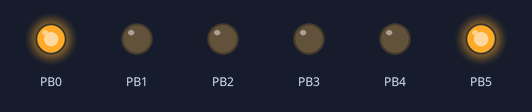
Bench run of a program on a simulated ATmega328P, built with avr-gcc and emulated at 16 MHz. Shown: output pins drawn as LEDs (lit = HIGH).

Above: at 1.0 s.
At 2.5 s:
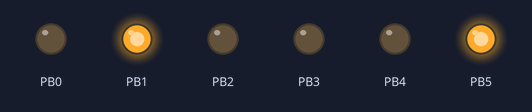
At 4.5 s:
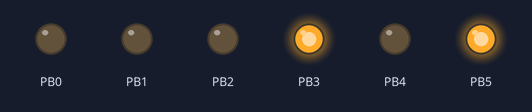
At 9.0 s:
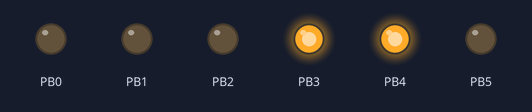
At 12.5 s:
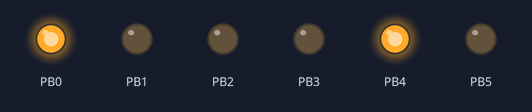
At 19.5 s:
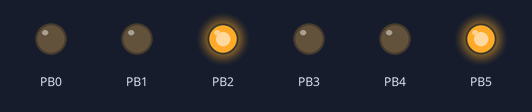
Timing chart, 0 to 20.8 s (numbered marks = the images above):
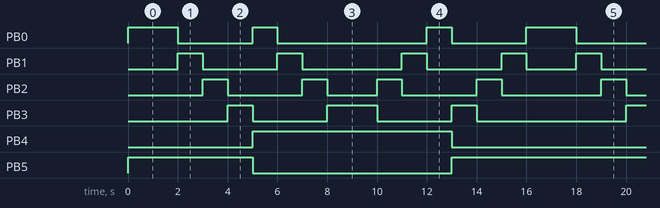

Measured:
- by itself, PB0: repeats every 16.0 s: LOW 3.0 s, HIGH 1.0 s, LOW 6.0 s, HIGH 1.0 s, LOW 3.0 s, HIGH 2.0 s
- by itself, PB1: repeats every 16.0 s: LOW 3.0 s, HIGH 1.0 s, LOW 4.0 s, HIGH 1.0 s, LOW 3.0 s, HIGH 1.0 s, LOW 2.0 s, HIGH 1.0 s
- by itself, PB2: repeats every 16.0 s: LOW 3.0 s, HIGH 1.0 s, LOW 2.0 s, HIGH 1.0 s, LOW 3.0 s, HIGH 1.0 s, LOW 4.0 s, HIGH 1.0 s
- by itself, PB3: repeats every 16.0 s: LOW 3.0 s, HIGH 2.0 s, LOW 3.0 s, HIGH 1.0 s, LOW 6.0 s, HIGH 1.0 s
- by itself, PB4: alternates HIGH for 8.0 s and LOW for 8.0 s
- by itself, PB5: repeats every 16.0 s: LOW 8.0 s, HIGH 8.0 s

The program:

main.c
```c
/*
 * Lauf_Led.c
 *
 * Created: 12/05/2021 23:26:31
 * Author : sjno
 */

#define F_CPU 16000000UL
#include <avr/io.h>

#include "port_operations.h"
#include "timer.h"

volatile int lookup_index = 0;

const uint8_t lookup_table[] = {
	(1 << PORTB5) | (1 << PORTB0), // [ 0 | 0 | 1 | 0 | 0 | 0 | 0 | 1 ]
	(1 << PORTB5) | (1 << PORTB1), // [ 0 | 0 | 1 | 0 | 0 | 0 | 1 | 0 ]
	(1 << PORTB5) | (1 << PORTB2), // [ 0 | 0 | 1 | 0 | 0 | 1 | 0 | 0 ]
	(1 << PORTB5) | (1 << PORTB3), // [ 0 | 0 | 1 | 0 | 1 | 0 | 0 | 0 ]
	(1 << PORTB4) | (1 << PORTB0), // [ 0 | 0 | 0 | 1 | 0 | 0 | 0 | 1 ]
	(1 << PORTB4) | (1 << PORTB1), // [ 0 | 0 | 0 | 1 | 0 | 0 | 1 | 0 ]
	(1 << PORTB4) | (1 << PORTB2), // [ 0 | 0 | 0 | 1 | 0 | 1 | 0 | 0 ]
	(1 << PORTB4) | (1 << PORTB3), // [ 0 | 0 | 0 | 1 | 1 | 0 | 0 | 0 ]
	(1 << PORTB4) | (1 << PORTB3), // [ 0 | 0 | 0 | 1 | 1 | 0 | 0 | 0 ]
	(1 << PORTB4) | (1 << PORTB2), // [ 0 | 0 | 0 | 1 | 0 | 1 | 0 | 0 ]
	(1 << PORTB4) | (1 << PORTB1), // [ 0 | 0 | 0 | 1 | 0 | 0 | 1 | 0 ]
	(1 << PORTB4) | (1 << PORTB0), // [ 0 | 0 | 0 | 1 | 0 | 0 | 0 | 1 ]
	(1 << PORTB5) | (1 << PORTB3), // [ 0 | 0 | 1 | 0 | 1 | 0 | 0 | 0 ]
	(1 << PORTB5) | (1 << PORTB2), // [ 0 | 0 | 1 | 0 | 0 | 1 | 0 | 0 ]
	(1 << PORTB5) | (1 << PORTB1), // [ 0 | 0 | 1 | 0 | 0 | 0 | 1 | 0 ]
	(1 << PORTB5) | (1 << PORTB0)  // [ 0 | 0 | 1 | 0 | 0 | 0 | 0 | 1 ]
};

void switch_to_next_led_handler()
{
	set_port(&PORTB, lookup_table[lookup_index++ % 16]);
}

inline void configure_leds()
{
	const uint8_t ddrb_byte = (1 << DDB0) | (1 << DDB1)
				| (1 << DDB2) | (1 << DDB3)
				| (1 << DDB4) | (1 << DDB5);

	set_port(&DDRB, ddrb_byte);
	set_port(&PORTB, *lookup_table);
}

inline void init()
{
	uint16_t time_in_seconds = 1;
	uint8_t use_seconds = 1;

	timer1_init(TIMER_PRESCALER_1024, time_in_seconds, use_seconds, &switch_to_next_led_handler);
	configure_leds();

	sei();
}

int main(void)
{
	init();

    while (1);
}
```

timer.h
```c
/*
 * timer.h
 *
 * Created: 17/05/2021 19:15:35
 *  Author: sjno
 */


#ifndef TIMER_H_
#define TIMER_H_

#ifndef F_CPU
#define F_CPU 16000000UL
#endif

#include <avr/interrupt.h>

#include "port_operations.h"

typedef void (* Timer_Handler)();

static Timer_Handler timer0_handler;
static Timer_Handler timer1_handler;

typedef enum
{
	TIMER_PRESCALER_0 = 1,
	TIMER_PRESCALER_8 = 3,
	TIMER_PRESCALER_64 = 6,
	TIMER_PRESCALER_256 = 8,
	TIMER_PRESCALER_1024 = 10
} Timer_Prescaler;

static Timer_Prescaler timer0_prescaler;
static Timer_Prescaler timer1_prescaler;

void timer0_set_ocrn_frequency(uint16_t frequency)
{
	OCR0A = (((uint32_t) F_CPU >> timer0_prescaler) / frequency) - 1;
}

void timer1_set_ocrn_frequency(uint16_t frequency)
{
	OCR1A = (((uint32_t)F_CPU >> timer1_prescaler) / frequency) - 1;
}

void timer1_set_ocrn_seconds(uint16_t seconds)
{
	OCR1A = (((uint32_t)F_CPU >> timer1_prescaler) * seconds) - 1;
}

void timer0_init(Timer_Prescaler prescaler, uint16_t frequency, Timer_Handler handler)
{
	timer0_prescaler = prescaler;
	timer0_handler = handler;

	set_bit_for_port(&TCCR0A, WGM01); // Set CTC mode

	timer0_set_ocrn_frequency(frequency);

	switch (prescaler) // Set CSxx bits according to the prescaler
	{
		case TIMER_PRESCALER_0:
			set_bit_for_port(&TCCR0B, CS00);
			break;
		case TIMER_PRESCALER_8:
			set_bit_for_port(&TCCR0B, CS01);
			break;
		case TIMER_PRESCALER_64:
			set_bits_for_port(&TCCR0B, (1 << CS01) | (1 << CS00));
			break;
		case TIMER_PRESCALER_256:
			set_bit_for_port(&TCCR0B, CS02);
			break;
		case TIMER_PRESCALER_1024:
			set_bits_for_port(&TCCR0B, (1 << CS02) | (1 << CS00));
			break;
	}

	set_bit_for_port(&TIMSK0, OCIE0A); // Set timer counter interrupt mask to enable interrupt from timer 0
}

void timer1_init(Timer_Prescaler prescaler, uint16_t time, uint8_t as_seconds, Timer_Handler handler)
{
	timer1_prescaler = prescaler;
	timer1_handler = handler;

	set_bit_for_port(&TCCR1B, WGM12); // Set CTC mode

	if (as_seconds)
	{
		timer1_set_ocrn_seconds(time);
	}
	else
	{
		timer1_set_ocrn_frequency(time);
	}
	//OCR1A = 0x3D05;

	switch (prescaler) // Set CSxx bits according to the prescaler
	{
		case TIMER_PRESCALER_0:
			set_bit_for_port(&TCCR1B, CS10);
			break;
		case TIMER_PRESCALER_8:
			set_bit_for_port(&TCCR1B, CS11);
			break;
		case TIMER_PRESCALER_64:
			set_bits_for_port(&TCCR1B, (1 << CS11) | (1 << CS10));
			break;
		case TIMER_PRESCALER_256:
			set_bit_for_port(&TCCR1B, CS12);
			break;
		case TIMER_PRESCALER_1024:
			set_bits_for_port(&TCCR1B, (1 << CS12) | (1 << CS10));
			break;
	}

	set_bit_for_port(&TIMSK1, OCIE1A); // Set timer counter interrupt mask to enable interrupt from timer 1
}

ISR(TIMER0_COMPA_vect)
{
	timer0_handler(); // Execute timer interrupt handler
}

ISR(TIMER1_COMPA_vect)
{
	timer1_handler(); // Execute timer interrupt handler
}

#endif /* TIMER_H_ */
```

port_operations.h
```c
/*
 * port_operations.h
 *
 * Created: 17/05/2021 19:07:52
 *  Author: sjno
 */


#ifndef PORT_OPERATIONS_H_
#define PORT_OPERATIONS_H_

inline void set_bit_for_port(volatile uint8_t *port, uint8_t bit_number)
{
	*port |= (1 << bit_number);
}

inline void set_bits_for_port(volatile uint8_t *port, uint8_t bits)
{
	*port |= bits;
}

inline void set_port(volatile uint8_t *port, uint8_t new_value)
{
	*port = new_value;
}

inline void clear_bit_for_port(volatile uint8_t *port, uint8_t bit_number)
{
	*port &= ~(1 << bit_number);
}

inline void clear_port(volatile uint8_t *port)
{
	*port = 0x00;
}

inline uint8_t read_bit_from_port(volatile uint8_t *port, uint8_t bit_number)
{
	return *port & (1 << bit_number);
}

inline uint8_t read_inverted_bit_from_port(volatile uint8_t *port, uint8_t bit_number)
{
	return (~(*port)) & (1 << bit_number);
}

inline void toggle_bit_for_port(volatile uint8_t *port, uint8_t bit_number)
{
	*port ^= (1 << bit_number);
}

inline void toggle_port(volatile uint8_t *port)
{
	*port ^= 0xff;
}

#endif /* PORT_OPERATIONS_H_ */
```
